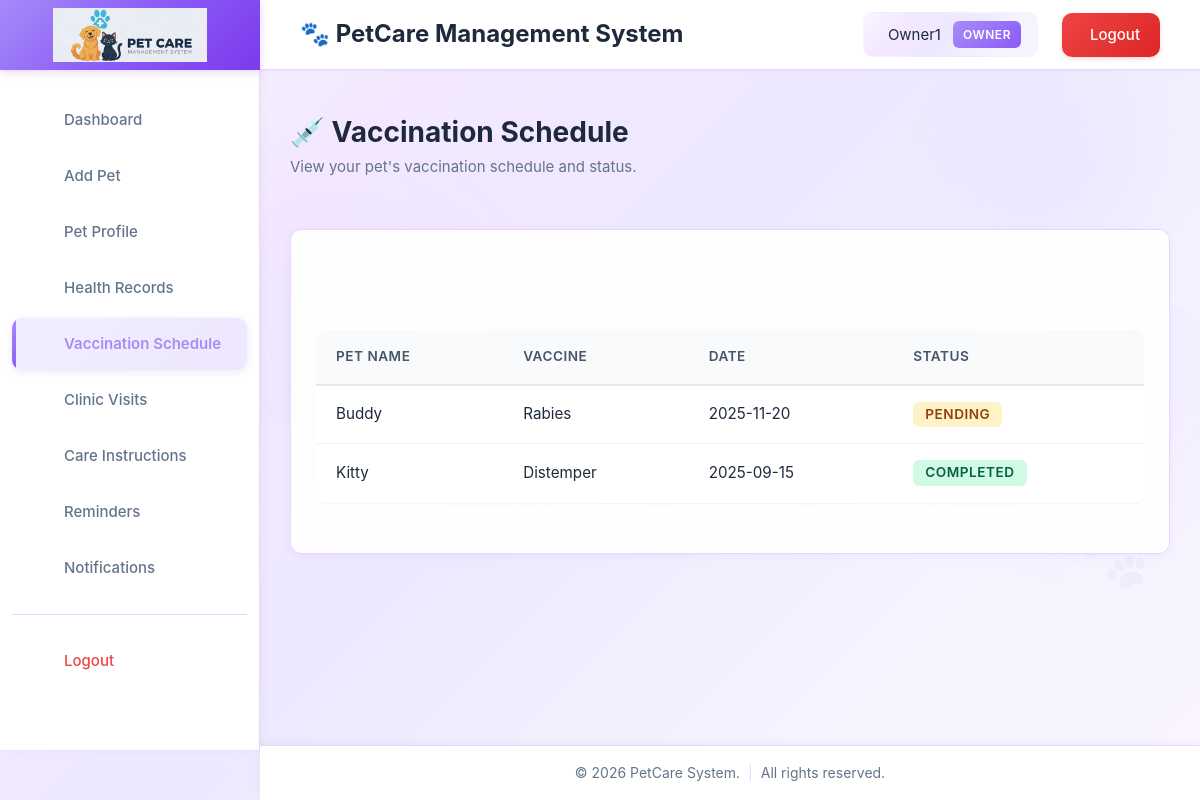
The page /owner/view_vaccination_schedule.php (signed in) on the database its author committed.
### tables this page shows
CREATE TABLE IF NOT EXISTS vaccinations (
  id INT AUTO_INCREMENT PRIMARY KEY,
  pet_id INT NOT NULL,
  vaccine_name VARCHAR(100) NOT NULL,
  date DATE NOT NULL,
  status ENUM('Pending','Completed') DEFAULT 'Pending',
  notes TEXT,
  created_at TIMESTAMP DEFAULT CURRENT_TIMESTAMP,
  updated_at TIMESTAMP DEFAULT CURRENT_TIMESTAMP ON UPDATE CURRENT_TIMESTAMP,
  FOREIGN KEY (pet_id) REFERENCES pets(id) ON DELETE CASCADE
);

CREATE TABLE IF NOT EXISTS pets (
  id INT AUTO_INCREMENT PRIMARY KEY,
  owner_id INT NOT NULL,
  name VARCHAR(100) NOT NULL,
  species VARCHAR(50) NOT NULL,
  breed VARCHAR(50),
  dob DATE,
  created_at TIMESTAMP DEFAULT CURRENT_TIMESTAMP,
  updated_at TIMESTAMP DEFAULT CURRENT_TIMESTAMP ON UPDATE CURRENT_TIMESTAMP,
  FOREIGN KEY (owner_id) REFERENCES users(id) ON DELETE CASCADE
);

### owner/view_vaccination_schedule.php (the view, shortened to what this page needs)
<?php
include('../config/db.php');
$user_id = $_SESSION['user_id'] ?? null;
$sql = "
    SELECT
        v.id,
        v.vaccine_name,
        v.date,
        v.status,
        p.name AS pet_name
    FROM
        vaccinations v
    JOIN
        pets p ON v.pet_id = p.id
    WHERE
        p.owner_id = ?
    ORDER BY
        v.date DESC
";
$schedules_query = false;
$stmt = $conn->prepare($sql);
if ($stmt) {
    $stmt->bind_param("i", $user_id);
    if (mysqli_stmt_execute($stmt)) {
        $schedules_query = mysqli_stmt_get_result($stmt);
    } else {
        error_log("Vaccination schedule query failed: " . mysqli_stmt_error($stmt));
    }
} else {
    error_log("Vaccination schedule statement preparation failed: " . $conn->error);
}
?>
<!DOCTYPE html>
<html lang="en">
<head>
    <?php include('../includes/head.php'); ?>
</head>
<body>
    <?php include('../includes/header.php'); ?>
    <?php include('../includes/sidebar.php'); ?>
    <div class="main-content">
        <div style="margin-bottom: 24px;">
            <h1 style="font-size: 1.75rem; font-weight: 700; color: #1e293b; margin-bottom: 6px;">💉 Vaccination Schedule</h1>
            <p style="color: #64748b; font-size: 0.9375rem;">View your pet's vaccination schedule and status.</p>
        </div>
        <div class="card">
            <table>
                <thead>
                    <tr>
                        <th>Pet Name</th>
                        <th>Vaccine</th>
                        <th>Date</th>
                        <th>Status</th>
                    </tr>
                </thead>
                <tbody>
                    <?php
                    if ($schedules_query && $schedules_query->num_rows > 0):
                        while ($schedule = $schedules_query->fetch_assoc()):
                            $status = htmlspecialchars($schedule['status']);
                            $badge_class = ($status === 'Completed') ? 'badge-success' : 'badge-warning';
                    ?>
                    <tr>
                        <td><?= htmlspecialchars($schedule['pet_name']) ?></td>
                        <td><?= htmlspecialchars($schedule['vaccine_name']) ?></td>
                        <td><?= date('Y-m-d', strtotime($schedule['date'])) ?></td>
                        <td><span class="badge <?= $badge_class ?>"><?= $status ?></span></td>
                    </tr>
                    <?php
                        endwhile;
                    endif; ?>
                </tbody>
            </table>
        </div>
    </div>
    <?php
    include('../includes/footer.php');
    ?>
</body>
</html>

### owner/view_vaccination_schedule.php (style rules this page uses)
.card { background: #fff; padding: 24px; border-radius: 12px; box-shadow: 0 2px 8px rgba(139, 92, 246, 0.08); border: 1px solid #e9d5ff; overflow-x: auto; }
.card table { width: 100%; border-collapse: collapse; }
.card th, .card td { padding: 16px 20px; border-bottom: 1px solid #f1f5f9; text-align: left; }
.card th { background: #f8fafc; color: #475569; font-weight: 600; text-transform: uppercase; font-size: 0.85rem; letter-spacing: 0.5px; border-bottom: 2px solid #e2e8f0; }
.card td { color: #1e293b; font-size: 0.95rem; }
.card tbody tr:last-child td { border-bottom: none; }
.badge { display: inline-block; padding: 6px 12px; font-size: 0.85rem; font-weight: 600; line-height: 1; text-align: center; white-space: nowrap; vertical-align: baseline; border-radius: 6px; }
.badge-warning { color: #92400e; background-color: #fef3c7; }
.badge-success { color: #065f46; background-color: #d1fae5; }

### rows shown on the page
vaccinations: pet.name "Buddy", vaccine_name "Rabies", date "2025-11-20", status "PENDING"
vaccinations: pet.name "Kitty", vaccine_name "Distemper", date "2025-09-15", status "COMPLETED"

### other values the page prints
$app_name "PetCare Management System"
$user_name "Owner1"
$user_role "OWNER"
